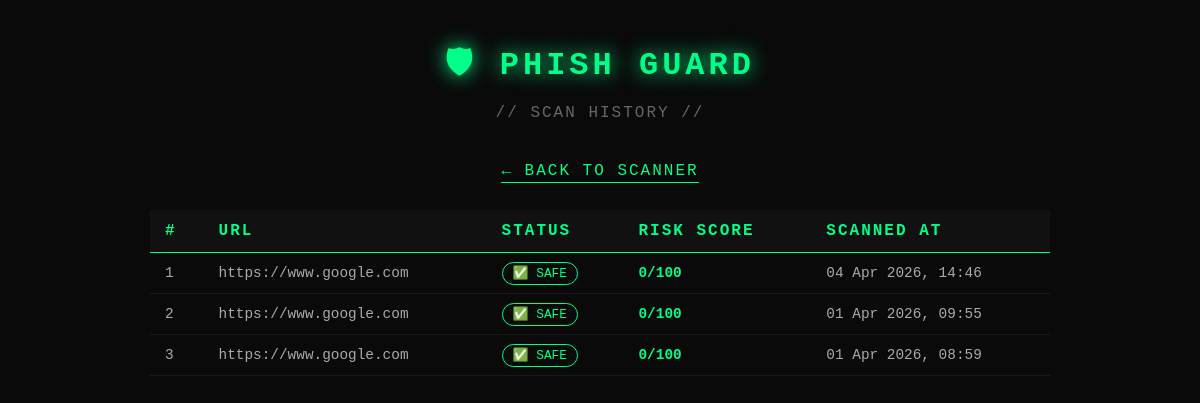
Page /history/ (signed in) on the committed database.
### detector/models.py (models this page shows, shortened)
class ScanResult(models.Model):
    user = models.ForeignKey(User, on_delete=models.CASCADE, null=True, blank=True)
    url = models.URLField(max_length=2000)
    is_phishing = models.BooleanField(default=False)
    risk_score = models.IntegerField(default=0)
    reasons = models.TextField(blank=True)
    scanned_at = models.DateTimeField(auto_now_add=True)

### detector/views.py (the view)
# urls.py: path('history/', views.history, name='history'),
@login_required
def history(request):
    scans = ScanResult.objects.filter(user=request.user).order_by('-scanned_at')
    return render(request, 'detector/history.html', {'scans': scans})

### detector/templates/detector/history.html (shortened to what this page needs)
<!DOCTYPE html>
<html lang="en">
<head>
</head>
<body>
    <h1>🛡 PHISH GUARD</h1>
    <p class="subtitle">// SCAN HISTORY //</p>
    <div class="back">
        <a href="/">← BACK TO SCANNER</a>
    </div>
    {% if scans %}
    <table>
        <thead>
            <tr>
                <th>#</th>
                <th>URL</th>
                <th>STATUS</th>
                <th>RISK SCORE</th>
                <th>SCANNED AT</th>
            </tr>
        </thead>
        <tbody>
            {% for scan in scans %}
            <tr>
                <td>{{ forloop.counter }}</td>
                <td class="url-cell">{{ scan.url }}</td>
                <td>
                    {% if scan.is_phishing %}
                        <span class="danger-badge">⛔ PHISHING</span>
                    {% else %}
                        <span class="safe-badge">✅ SAFE</span>
                    {% endif %}
                </td>
                <td>
                    <span class="{% if scan.is_phishing %}score-danger{% else %}score-safe{% endif %}">
                        {{ scan.risk_score }}/100
                    </span>
                </td>
                <td>{{ scan.scanned_at|date:"d M Y, H:i" }}</td>
            </tr>
            {% endfor %}
        </tbody>
    </table>
    {% else %}
    <p class="empty">// NO SCANS YET — GO SCAN SOME URLS! //</p>
    {% endif %}
</body>
</html>

### detector/templates/detector/history.html (style rules this page uses)
* { margin: 0; padding: 0; box-sizing: border-box; }
body { font-family: 'Courier New', monospace; background: #0a0a0a; color: #00ff88; min-height: 100vh; padding: 40px 20px; }
h1 { font-size: 2rem; margin-bottom: 10px; text-shadow: 0 0 20px #00ff88; letter-spacing: 4px; text-align: center; }
.subtitle { color: #666; margin-bottom: 40px; letter-spacing: 2px; text-align: center; }
.back { display: block; text-align: center; margin-bottom: 30px; }
.back a { color: #00ff88; text-decoration: none; letter-spacing: 2px; border-bottom: 1px solid #00ff88; padding-bottom: 2px; }
table { width: 100%; max-width: 900px; margin: 0 auto; border-collapse: collapse; }
th { background: #111; color: #00ff88; padding: 12px 15px; text-align: left; letter-spacing: 2px; border-bottom: 1px solid #00ff88; }
td { padding: 12px 15px; border-bottom: 1px solid #1a1a1a; color: #aaa; font-size: 0.9rem; }
.safe-badge { color: #00ff88; border: 1px solid #00ff88; padding: 3px 10px; border-radius: 20px; font-size: 0.8rem; }
.score-safe { color: #00ff88; font-weight: bold; }
.url-cell { max-width: 300px; overflow: hidden; text-overflow: ellipsis; white-space: nowrap; }

### rows in the picture
ScanResult: url "https://www.google.com", is_phishing "✅ SAFE", risk_score "0", scanned_at "04 Apr 2026, 14:46"
ScanResult: url "https://www.google.com", is_phishing "✅ SAFE", risk_score "0", scanned_at "01 Apr 2026, 09:55"
ScanResult: url "https://www.google.com", is_phishing "✅ SAFE", risk_score "0", scanned_at "01 Apr 2026, 08:59"
